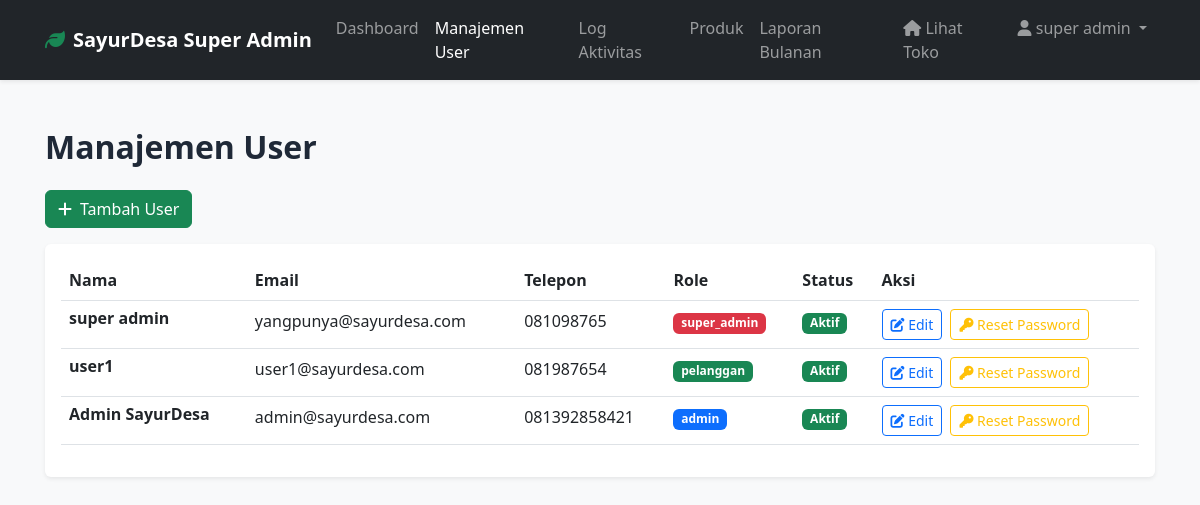
The page /super_admin/users.php (signed in) on the database its author committed.
### tables this page shows
CREATE TABLE `users` (
  `id` int(11) NOT NULL,
  `name` varchar(100) NOT NULL,
  `email` varchar(100) NOT NULL,
  `password` varchar(255) NOT NULL,
  `phone` varchar(20) DEFAULT NULL,
  `role` enum('super_admin','admin','pelanggan') DEFAULT 'pelanggan',
  `created_at` timestamp NOT NULL DEFAULT current_timestamp(),
  `is_active` tinyint(1) NOT NULL DEFAULT 1,
  `profile_picture` varchar(255) DEFAULT 'default.jpg'
);

### super_admin/users.php (the view, shortened to what this page needs)
<?php
require_once '../config/config.php';
$has_is_active = false;
try {
    $pdo->query("SELECT is_active FROM users LIMIT 1");
    $has_is_active = true;
} catch (PDOException $e) {
}
$stmt = $pdo->query("SELECT * FROM users ORDER BY created_at DESC");
$users = $stmt->fetchAll();
require_once 'header.php';
?>
        <h2 class="fw-bold mb-4">Manajemen User</h2>
        <div class="mb-3">
            <button class="btn btn-success" data-bs-toggle="modal" data-bs-target="#createUserModal">
                <i class="fas fa-plus me-2"></i>Tambah User
            </button>
        </div>
        <div class="card shadow-sm border-0">
            <div class="card-body">
                <div class="table-responsive">
                    <table class="table table-hover">
                        <thead>
                            <tr>
                                <th>Nama</th>
                                <th>Email</th>
                                <th>Telepon</th>
                                <th>Role</th>
                                <?php if ($has_is_active): ?>
                                    <th>Status</th>
                                <?php endif; ?>
                                <th>Aksi</th>
                            </tr>
                        </thead>
                        <tbody>
                            <?php foreach ($users as $user): ?>
                                <tr>
                                    <td>
                                        <h6 class="fw-bold mb-0"><?php echo htmlspecialchars($user['name']); ?></h6>
                                    </td>
                                    <td><?php echo htmlspecialchars($user['email']); ?></td>
                                    <td><?php echo htmlspecialchars($user['phone'] ?? '-'); ?></td>
                                    <td>
                                        <span class="badge <?php
                                            switch($user['role']) {
                                                case 'super_admin': echo 'bg-danger'; break;
                                                case 'admin': echo 'bg-primary'; break;
                                                case 'pelanggan': echo 'bg-success'; break;
                                            }
                                        ?>"><?php echo htmlspecialchars($user['role']); ?></span>
                                    </td>
                                    <?php if ($has_is_active): ?>
                                        <td>
                                            <?php $is_active_val = isset($user['is_active']) ? $user['is_active'] : 1; ?>
                                            <span class="badge <?php echo $is_active_val ? 'bg-success' : 'bg-secondary'; ?>">
                                                <?php echo $is_active_val ? 'Aktif' : 'Nonaktif'; ?>
                                            </span>
                                        </td>
                                    <?php endif; ?>
                                    <td>
                                        <button class="btn btn-sm btn-outline-primary me-1" data-bs-toggle="modal" data-bs-target="#editUserModal<?php echo $user['id']; ?>">
                                            <i class="fas fa-edit"></i> Edit
                                        </button>
                                        <button class="btn btn-sm btn-outline-warning" data-bs-toggle="modal" data-bs-target="#resetPasswordModal<?php echo $user['id']; ?>">
                                            <i class="fas fa-key"></i> Reset Password
                                        </button>
                                    </td>
                                </tr>
                            <?php endforeach; ?>
                        </tbody>
                    </table>
                </div>
            </div>
        </div>
<?php require_once 'footer.php'; ?>

### assets/css/style.css (style rules this page uses)
:root { --primary-color: #22c55e; --primary-dark: #16a34a; --primary-darker: #15803d; --secondary-color: #fbbf24; --secondary-dark: #f59e0b; --success-color: #22c55e; --warning-color: #fbbf24; --danger-color: #ef4444; --info-color: #3b82f6; --text-dark: #1f2937; --text-muted: #6b7280; --bg-light: #f0fdf4; }
* { margin: 0; padding: 0; box-sizing: border-box; }
html, body { width: 100%; max-width: 100vw; overflow-x: hidden; }
body { font-family: 'Segoe UI', Tahoma, Geneva, Verdana, sans-serif; color: var(--text-dark); }

### rows shown on the page
users: name "super admin", email "yangpunya@sayurdesa.com", phone "081098765", role "super_admin", is_active "Aktif"
users: name "user1", email "user1@sayurdesa.com", phone "081987654", role "pelanggan", is_active "Aktif"
users: name "Admin SayurDesa", email "admin@sayurdesa.com", phone "081392858421", role "admin", is_active "Aktif"

### other values the page prints
$_SESSION['name'] "super admin"
